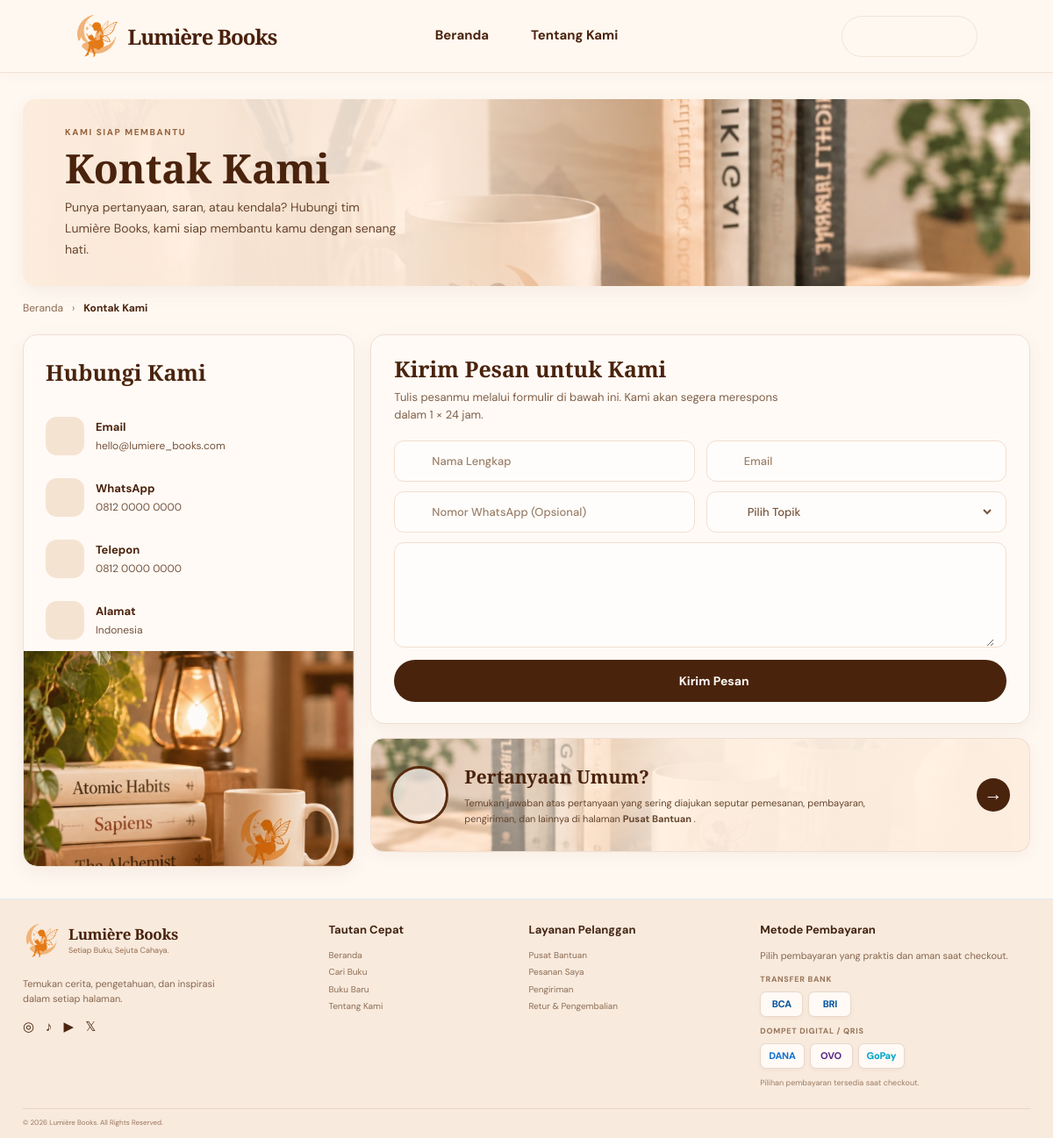
/index.php?page=contact, run on the app's committed database.
### tables this page shows
CREATE TABLE settings (
    id BIGINT UNSIGNED AUTO_INCREMENT PRIMARY KEY,
    setting_key VARCHAR(100) NOT NULL UNIQUE,
    setting_value TEXT NULL,
    updated_at TIMESTAMP NOT NULL DEFAULT CURRENT_TIMESTAMP ON UPDATE CURRENT_TIMESTAMP
);

### sistem/koneksi-database.php (called while the page is built, shortened)
<?php
function db(): PDO
{
    static $pdo = null;
    if ($pdo instanceof PDO) {
        return $pdo;
    }
    global $config;
    $settings = $config['db'];
    $dsn = sprintf(
        'mysql:host=%s;port=%s;dbname=%s;charset=utf8mb4',
        $settings['host'],
        $settings['port'],
        $settings['name']
    );
    $pdo = new PDO($dsn, $settings['user'], $settings['pass'], [
        PDO::ATTR_ERRMODE => PDO::ERRMODE_EXCEPTION,
        PDO::ATTR_DEFAULT_FETCH_MODE => PDO::FETCH_ASSOC,
        PDO::ATTR_EMULATE_PREPARES => false,
    ]);
    return $pdo;
}

### public/tampilan/pelanggan/halaman/kontak.php (the view, shortened to what this page needs)
<section class="container page-section contact-page">
    <div class="contact-hero">
        <div class="contact-hero-copy">
            <span class="eyebrow">
                KAMI SIAP MEMBANTU
            </span>
            <h1>
                Kontak Kami
            </h1>
            <p>
                Punya pertanyaan, saran, atau kendala? Hubungi tim Lumière Books, kami siap membantu kamu
                dengan senang hati.
            </p>
        </div>
    </div>
    <nav class="contact-breadcrumb" aria-label="Breadcrumb">
        <a href="<?= e(url($user ? 'home' : 'welcome')) ?>">
            Beranda
        </a>
        <span>
            ›
        </span>
        <strong>
            Kontak Kami
        </strong>
    </nav>
    <div class="contact-redesign-grid">
        <aside class="contact-details-card">
            <h2>
                Hubungi Kami
            </h2>
            <div class="contact-detail">
                <span class="contact-detail-icon">
                    <?= ui_icon('mail') ?>
                </span>
                <div>
                    <b>
                        Email
                    </b>
                    <a href="mailto:<?= e(app_setting('store_email', 'halo@lumierebooks.id')) ?>">
                        <?= e(app_setting('store_email', 'halo@lumierebooks.id')) ?>
                    </a>
                </div>
            </div>
            <div class="contact-detail">
                <span class="contact-detail-icon">
                    <?= ui_icon('message-circle') ?>
                </span>
                <div>
                    <b>
                        WhatsApp
                    </b>
                    <a
                        href="https://wa.me/<?= e(preg_replace('/\D+/', '', (string) app_setting('store_phone', '0812 0000 0000'))) ?>"
                    >
                        <?= e(app_setting('store_phone', '0812 0000 0000')) ?>
                    </a>
                </div>
            </div>
            <div class="contact-detail">
                <span class="contact-detail-icon">
                    <?= ui_icon('phone') ?>
                </span>
                <div>
                    <b>
                        Telepon
                    </b>
                    <span>
                        <?= e(app_setting('store_phone', '0812 0000 0000')) ?>
                    </span>
                </div>
            </div>
            <div class="contact-detail">
                <span class="contact-detail-icon">
                    <?= ui_icon('map-pin') ?>
                </span>
                <div>
                    <b>
                        Alamat
                    </b>
                    <span>
                        <?= e(app_setting('store_address', 'Indonesia')) ?>
                    </span>
                </div>
            </div>
            <div
                class="contact-side-photo"
                role="img"
                aria-label="Sudut membaca hangat dengan buku dan cangkir"
            >
            </div>
        </aside>
        <div class="contact-main-column">
            <form class="contact-form-card" method="post" action="<?= e(url('contact')) ?>">
                <div class="contact-form-heading">
                    <div>
                        <h2>
                            Kirim Pesan untuk Kami
                        </h2>
                        <p>
                            Tulis pesanmu melalui formulir di bawah ini. Kami akan segera merespons dalam 1 ×
                            24 jam.
                        </p>
                    </div>
                </div>
                <div class="contact-form-fields">
                    <label class="contact-input-wrap">
                        <span class="contact-field-icon">
                            <?= ui_icon('user') ?>
                        </span>
                        <input
                            type="text"
                            name="name"
                            required
                            placeholder="Nama Lengkap"
                            aria-label="Nama Lengkap"
                        >
                    </label>
                    <label class="contact-input-wrap">
                        <span class="contact-field-icon">
                            <?= ui_icon('mail') ?>
                        </span>
                        <input
                            type="email"
                            name="email"
                            required
                            placeholder="Email"
                            aria-label="Email"
                        >
                    </label>
                    <label class="contact-input-wrap">
                        <span class="contact-field-icon">
                            <?= ui_icon('phone') ?>
                        </span>
                        <input
                            type="tel"
                            name="whatsapp"
                            placeholder="Nomor WhatsApp (Opsional)"
                            aria-label="Nomor WhatsApp (Opsional)"
                        >
                    </label>
                    <label class="contact-input-wrap">
                        <span class="contact-field-icon">
                            <?= ui_icon('tag') ?>
                        </span>
                        <select name="subject" required aria-label="Pilih Topik">
                            <option value="" selected disabled>
                                Pilih Topik
                            </option>
                        </select>
                    </label>
                    <label class="contact-message-wrap">
                        <span class="contact-field-icon">
                            <?= ui_icon('message-circle') ?>
                        </span>
                        <textarea
                            name="message"
                            rows="5"
                            required
                            placeholder="Tulis pesanmu di sini..."
                            aria-label="Pesan"
                        >
                            </textarea>
                        </label>
                    </div>
                    <button class="contact-submit-button" type="submit">
                        <span>
                            <?= ui_icon('send') ?>
                        </span>
                        Kirim Pesan
                    </button>
                </form>
                <a class="contact-help-banner" href="<?= e(url('help')) ?>">
                    <span class="contact-help-art" aria-hidden="true">
                        <?= ui_icon('message-circle') ?>
                    </span>
                    <span class="contact-help-copy">
                        <b>
                            Pertanyaan Umum?
                        </b>
                        <small>
                            Temukan jawaban atas pertanyaan yang sering diajukan seputar pemesanan,
                            pembayaran, pengiriman, dan lainnya di halaman
                            <strong>
                                Pusat Bantuan
                            </strong>
                            .
                        </small>
                    </span>
                    <span class="contact-help-arrow" aria-hidden="true">
                        →
                    </span>
                </a>
            </div>
        </div>
    </section>

### public/assets/css/umum/1-dasar.css (style rules this page uses)
:root { --navy: #17466f; --navy-deep: #12385e; --blue: #4e91bf; --blue-mid: #7fb8d8; --blue-soft: #dff1fb; --blue-pale: #f1f9fd; --ink: #234d70; --muted: #6f8fa9; --line: #d6e8f2; --white: #ffffff; --success: #1c9b7c; --warning: #d9953f; --danger: #d96d77; --shadow: 0 12px 34px rgba(38, 91, 128, .08); --radius: 16px; }
* { box-sizing: border-box; }
html { scroll-behavior: smooth; }
body { margin: 0; color: var(--ink); background: #f5fbfe; font-family: "DM Sans", Arial, sans-serif; font-size: 14px; line-height: 1.55; }
a { color: inherit; text-decoration: none; }
button, input, select, textarea { font: inherit; }
button { cursor: pointer; }
.container { width: min(1280px, calc(100% - 52px)); margin: 0 auto; }
.eyebrow { display: block; color: #6085a1; font-size: 10px; font-weight: 700; letter-spacing: 2.1px; }
.page-section { min-height: 52vh; padding-top: 30px; padding-bottom: 20px; }
.catalog-toolbar select, select, input[type="text"], input[type="email"], input[type="password"], input[type="tel"], input[type="number"], input[type="search"], textarea { min-height: 40px; padding: 9px 12px; border: 1px solid #d4e5ee; border-radius: 8px; outline: 0; background: #fff; color: var(--ink); }

### public/assets/css/umum/2-desain-baru.css (style rules this page uses)
:root { --ash-navy: #17436d; --ash-blue: #4f91ba; --ash-blue-dark: #397da8; --ash-sky: #eaf6fd; --ash-sky-soft: #f4faff; --ash-line: #d8e9f3; --ash-text: #345e7f; --ash-muted: #7e9bb4; --ash-green: #2da68b; --ash-orange: #e9a34c; --ash-red: #d86f7a; --ash-shadow: 0 8px 24px rgba(38, 91, 128, 0.08); }
* { box-sizing: border-box; }
body { color: var(--ash-text); background: #f5faff; font-family: "DM Sans", Arial, sans-serif; }
.eyebrow { display: block; margin-bottom: 3px; color: #678ba8; font-size: 10px; font-weight: 600; letter-spacing: 0.11em; text-transform: uppercase; }

### data on the page
settings: setting_value "hello@lumiere_books.com"
settings: setting_value "0812 0000 0000"
settings: setting_value "Indonesia"
